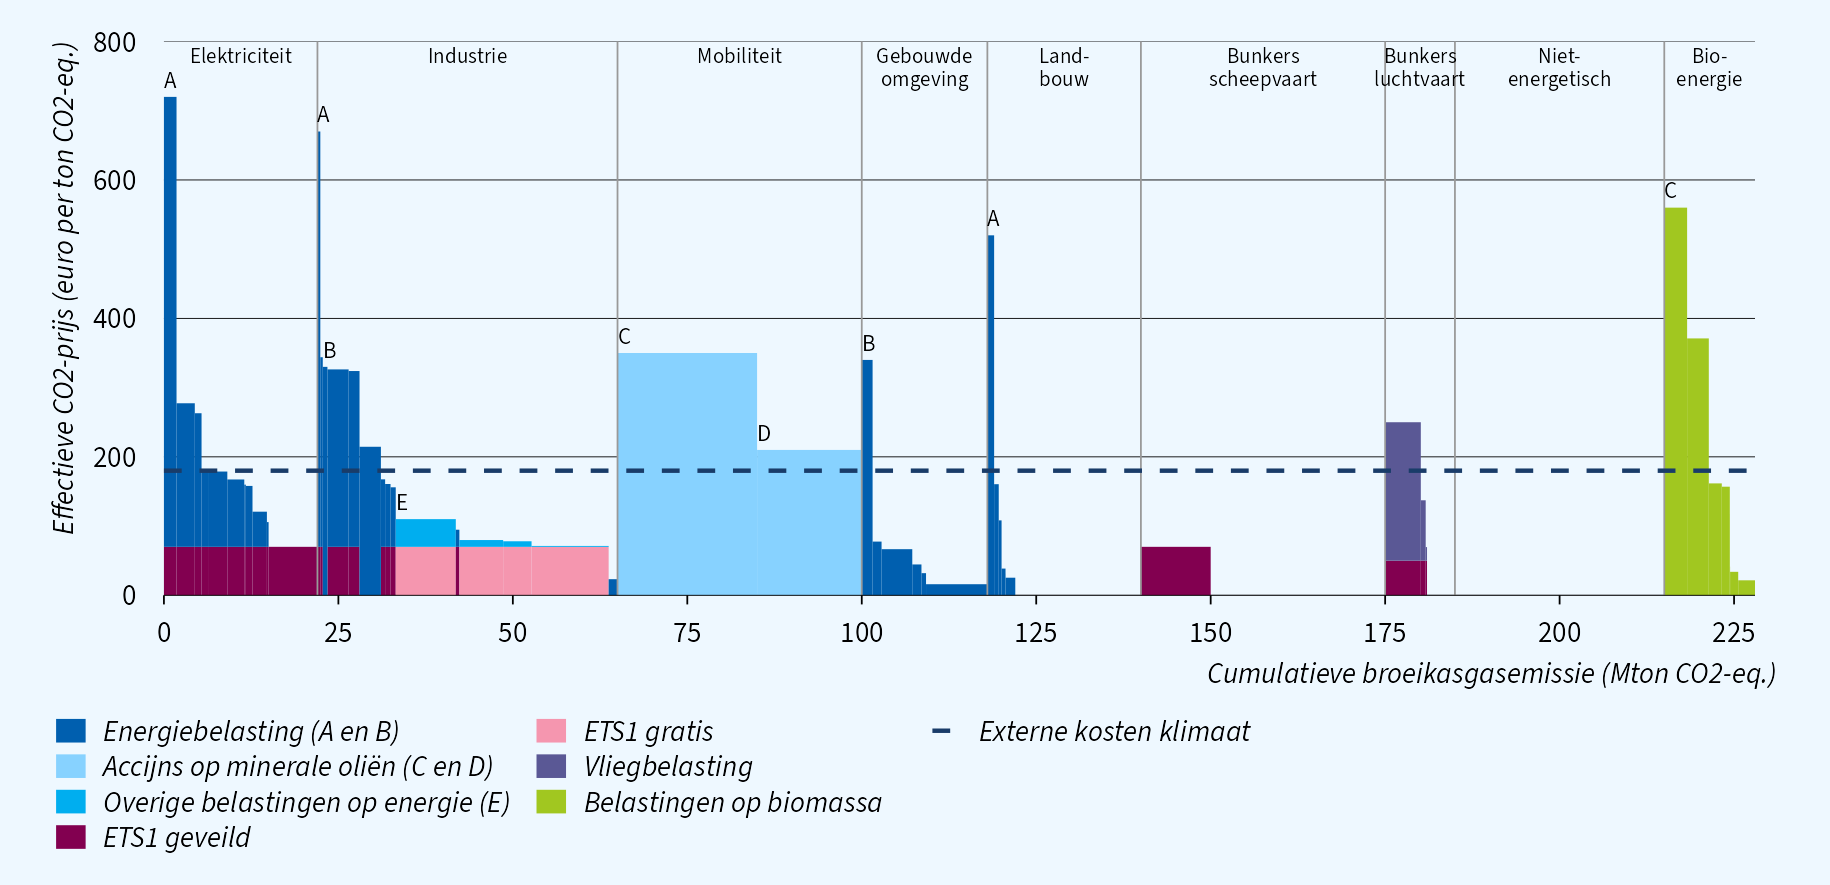

Recreate this plot in R.
library(data.table)
library(ggplot2)
library(ggcpb)

set.seed(2024)

# sectors ----
sectors <- data.table(
  sector = c("Elektriciteit", "Industrie", "Mobiliteit", "Gebouwde\nomgeving",
             "Land-\nbouw", "Bunkers\nscheepvaart", "Bunkers\nluchtvaart",
             "Niet-\nenergetisch", "Bio-\nenergie"),
  xmin = c(0, 22, 65, 100, 118, 140, 175, 185, 215),
  xmax = c(22, 65, 100, 118, 140, 175, 185, 215, 228)
)

# simulate slices ----
# each slice: width in Mton, an ETS layer (bottom) and a tax layer (top)
sim_sector <- function(s, w, n, ets, ets_price, tax, tax_max, tax_label = NA) {
  width <- w * prop.table(rexp(n))
  tax_price <- if (tax_max > 0) sort(c(tax_max, tax_max * rbeta(n - 1, 1, 3)), decreasing = TRUE)[seq_len(n)] else 0
  data.table(sector = s, width = width,
             ets = ets, ets_price = ets_price,
             tax = tax, tax_price = tax_price, tax_label = tax_label)
}

slices <- rbind(
  sim_sector("Elektriciteit",        15, 10, "ETS1 geveild",  70, "Energiebelasting (A en B)", 650, "A"),
  sim_sector("Elektriciteit",         7,  1, "ETS1 geveild",  70, "Energiebelasting (A en B)",   0),
  sim_sector("Industrie",             8,  8, "ETS1 geveild",  70, "Energiebelasting (A en B)", 600, "A"),
  sim_sector("Industrie",            30,  4, "ETS1 gratis",   70, "Overige belastingen op energie (E)", 40, "E"),
  sim_sector("Industrie",             5,  3, "Geen",           0, "Energiebelasting (A en B)", 330, "B"),
  sim_sector("Mobiliteit",           20,  1, "Geen",           0, "Accijns op minerale oliën (C en D)", 350, "C"),
  sim_sector("Mobiliteit",           15,  1, "Geen",           0, "Accijns op minerale oliën (C en D)", 210, "D"),
  sim_sector("Gebouwde\nomgeving",   18,  6, "Geen",           0, "Energiebelasting (A en B)", 340, "B"),
  sim_sector("Land-\nbouw",           4,  6, "Geen",           0, "Energiebelasting (A en B)", 520, "A"),
  sim_sector("Land-\nbouw",          18,  1, "Geen",           0, "Geen",                       0),
  sim_sector("Bunkers\nscheepvaart", 10,  1, "ETS1 geveild",  70, "Geen",                       0),
  sim_sector("Bunkers\nscheepvaart", 25,  1, "Geen",           0, "Geen",                       0),
  sim_sector("Bunkers\nluchtvaart",   6,  3, "ETS1 geveild",  50, "Vliegbelasting",           200),
  sim_sector("Bunkers\nluchtvaart",   4,  1, "Geen",           0, "Geen",                       0),
  sim_sector("Niet-\nenergetisch",   30,  1, "Geen",           0, "Geen",                       0),
  sim_sector("Bio-\nenergie",        13,  8, "Geen",           0, "Belastingen op biomassa",  560, "C")
)

# cumulative x positions per sector, ordered by total price within sector
slices <- merge(slices, sectors, by = "sector", sort = FALSE)
slices[, total := ets_price + tax_price]
setorder(slices, xmin, -total)
slices[, x1 := xmin + cumsum(width) - width, by = sector]
slices[, x2 := x1 + width]

# rectangles in long format ----
rects <- rbind(
  slices[ets != "Geen", .(x1, x2, y1 = 0, y2 = ets_price, instrument = ets)],
  slices[tax != "Geen" & tax_price > 0,
         .(x1, x2, y1 = ets_price, y2 = ets_price + tax_price, instrument = tax)]
)

instr_levels <- c("Energiebelasting (A en B)", "Accijns op minerale oliën (C en D)",
                  "Overige belastingen op energie (E)", "ETS1 geveild", "ETS1 gratis",
                  "Vliegbelasting", "Belastingen op biomassa")
rects[, instrument := factor(instrument, levels = instr_levels)]

# labels A-E at the top of the first slice of each group
labs <- slices[!is.na(tax_label), .SD[1], by = .(sector, tax_label)][
  , .(x = x1, y = total + 25, label = tax_label)]

ext_cost <- 180

# plot ----
p <- ggplot(rects) +
  geom_rect(aes(xmin = x1, xmax = x2, ymin = y1, ymax = y2, fill = instrument)) +
  geom_vline(data = sectors[-1], aes(xintercept = xmin),
             colour = "grey60", linewidth = 0.2) +
  geom_hline(aes(yintercept = ext_cost, linetype = "Externe kosten klimaat"),
             colour = cpb_cols("biscay", palette = "extended"), linewidth = 0.5) +
  geom_text(data = labs, aes(x, y, label = label), size = 2, hjust = 0) +
  annotate("text", x = (sectors$xmin + sectors$xmax) / 2, y = 790,
           label = sectors$sector, size = 1.8, vjust = 1, lineheight = 0.9) +
  scale_fill_manual(values = unname(cpb_cols("endeavour", "anakiwa", "cerulean", "siren",
                                       "mauvelous", "purple1", "green2",
                                       palette = "extended")),
                    breaks = instr_levels) +
  scale_linetype_manual(values = "dashed") +
  scale_x_continuous(breaks = seq(0, 225, 25), expand = c(0, 0)) +
  scale_y_continuous(limits = c(0, 800), breaks = seq(0, 800, 200),
                     expand = c(0, 0)) +
  labs(x = "Cumulatieve broeikasgasemissie (Mton CO2-eq.)",
       y = "Effectieve CO2-prijs (euro per ton CO2-eq.)",
       fill = NULL, linetype = NULL) +
  guides(fill = guide_legend(ncol = 2, order = 1),
         linetype = guide_legend(order = 2)) +
  theme_cpb()

save_cpb("co2_beprijzing.png", p, page = "full")
